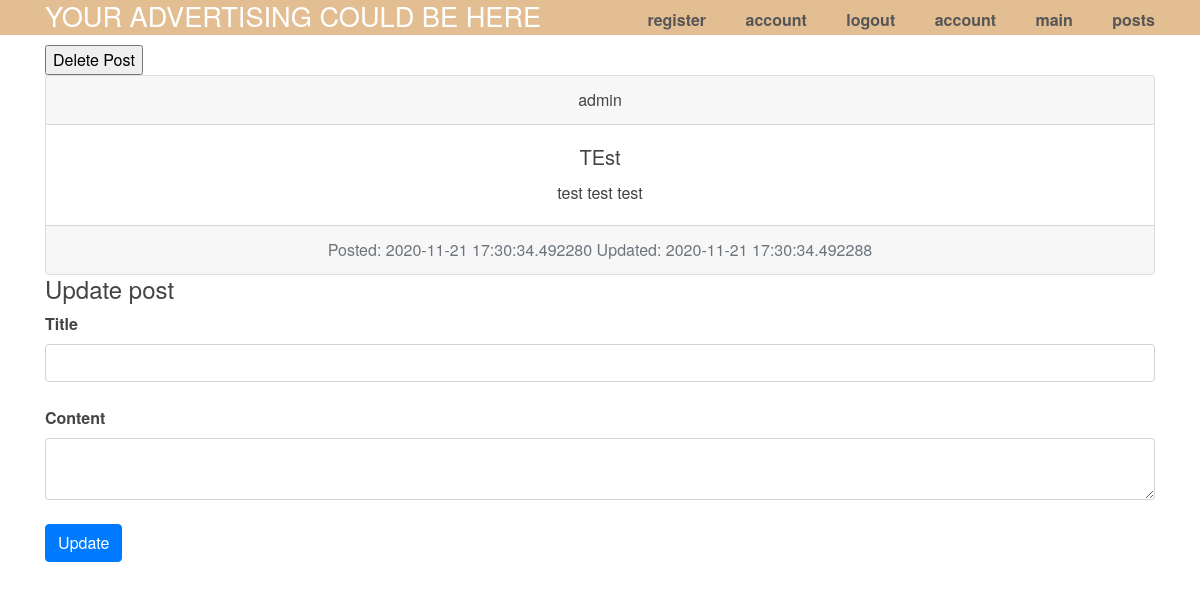
The app's page /post/2 (signed in) with its own data.
### app/models.py (models this page shows, shortened)
class User(db.Model, UserMixin):
    id = db.Column(db.Integer, primary_key=True)
    username = db.Column(db.String(64), index=True, unique=True)
    email = db.Column(db.String(120), index=True, unique=True)
    password_hash = db.Column(db.String(128))
    posts = db.relationship('Post', backref='author', lazy='dynamic')
    image_file = db.Column(db.String(20), nullable=False, default='default.jpg')
    about_me = db.Column(db.String(140))
    last_seen = db.Column(db.DateTime, default=dt.utcnow)

class Post(db.Model):
    id = db.Column(db.Integer, primary_key=True)
    title = db.Column(db.String(100))
    body = db.Column(db.String(140))
    timestamp = db.Column(db.DateTime, index=True, default=dt.utcnow)
    updatetime = db.Column(db.DateTime, default=dt.utcnow)
    user_id = db.Column(db.Integer, db.ForeignKey('user.id'))

### app/views.py (the view, shortened to what this page needs)
@app.route('/post/<int:post_id>', methods=['GET', 'POST'])
@login_required
def post(post_id):
    post = Post.query.filter_by(id=post_id).first()
    form = UpdatePostForm()
    if current_user.username != post.author.username:
        flash("Its not your post", category="eror")
        return redirect(url_for('posts'))
    elif "delete" in request.form:
        db.session.delete(post)
        db.session.commit()
        flash("Post deleted", category="eror")
        return redirect(url_for('posts'))
    return render_template('post.html', post=post, form=form)

### app/forms.py
class UpdatePostForm(FlaskForm):
    title = StringField('Title', validators=[DataRequired()])
    body = TextAreaField('Content', validators=[DataRequired()])
    submit = SubmitField('Update')
    submit2 = SubmitField('Delate Post')

### app/models.py (called while the page is built)
@login.user_loader
def load_user(id):
    return User.query.get(int(id))

### app/views.py (called while the page is built)
@app.before_request
def before_request():
    if current_user.is_authenticated:
        current_user.last_seen = datetime.utcnow()
        db.session.commit()

### app/templates/post.html (shortened to what this page needs)
{% extends "layout.html" %}
{% block content %}
<form action="{{url_for('post', post_id=post.id)}}" method="post" novalidate>
  <input type="submit" name="delete" value="Delete Post">
</form>
    <div class="card text-center">
        <div class="card-header">
            {{post.author.username}}
        </div>
        <div class="card-body">
          <h5 class="card-title">{{post.title}}</h5>
          <p class="card-text">{{post.body}}</p>
        </div>
        <div class="card-footer text-muted">
          Posted: {{post.timestamp}} Updated: {{post.updatetime}}
        </div>
      </div>
      <h4> Update post </h4>
      {% from "_render_field.html" import render_field %}
        <form action="{{url_for('post', post_id=post.id)}}" method="post" novalidate>
            {{ render_field(form.title) }}
            {{ render_field(form.body) }}
            <p>{{ form.submit(class='btn btn-primary') }}</p>
        </form>
{% endblock %}

### app/static/css/main.css (style rules this page uses)
body { margin: 0; padding: 0; font-family: "Helvetica Neue", Helvetica, Arial, sans-serif; color: #444; }

### records on screen
User: author.username "admin"
Post: title "TEst", body "test test test", timestamp "2020-11-21 17:30:34.492280", updatetime "2020-11-21 17:30:34.492288"

### other values on screen
{{ field.label }} "Title Content"
